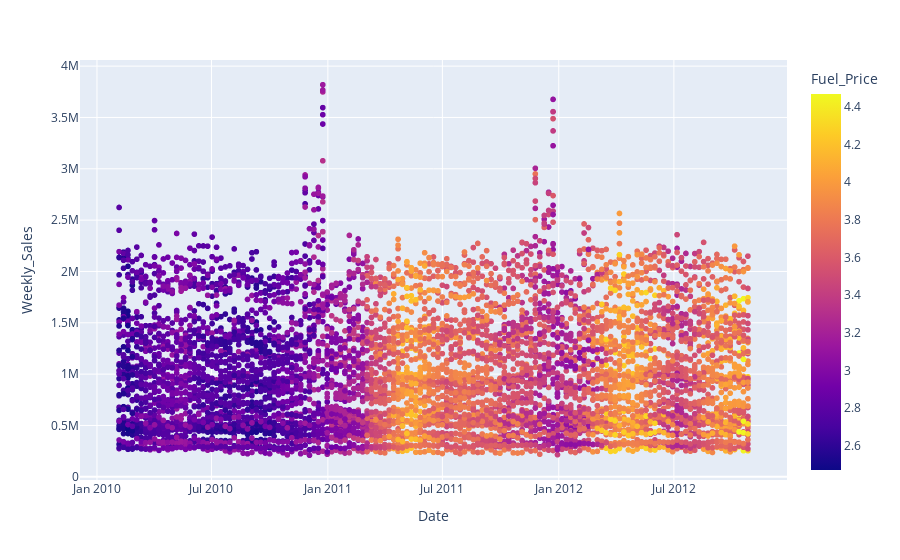

Notebook code cell kept with this figure:
### Code cell
px.scatter(walmart,y='Weekly_Sales',x='Date',color='Fuel_Price')

### Figure 1 — Plotly figure (JSON) as saved in the notebook; plotly's stock layout.template omitted (floating-point values rounded to 4 significant figures; data arrays with more than 128 entries replaced by an {"elided": "..."} marker saying what was removed)
{"data": [{"hovertemplate": "Date=%{x}<br>Weekly_Sales=%{y}<br>Fuel_Price=%{marker.color}<extra></extra>", "legendgroup": "", "marker": {"color": {"elided": "6435 float values"}, "coloraxis": "coloraxis", "symbol": "circle"}, "mode": "markers", "name": "", "showlegend": false, "type": "scattergl", "x": {"elided": "6435 str values"}, "xaxis": "x", "y": {"elided": "6435 float values"}, "yaxis": "y"}], "layout": {"coloraxis": {"colorbar": {"title": {"text": "Fuel_Price"}}, "colorscale": [[0, "#0d0887"], [0.1111, "#46039f"], [0.2222, "#7201a8"], [0.3333, "#9c179e"], [0.4444, "#bd3786"], [0.5556, "#d8576b"], [0.6667, "#ed7953"], [0.7778, "#fb9f3a"], [0.8889, "#fdca26"], [1, "#f0f921"]]}, "legend": {"tracegroupgap": 0}, "margin": {"t": 60}, "xaxis": {"anchor": "y", "domain": [0, 1], "title": {"text": "Date"}}, "yaxis": {"anchor": "x", "domain": [0, 1], "title": {"text": "Weekly_Sales"}}}}
